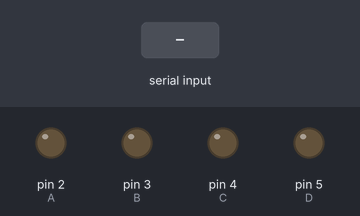
Recording of a sketch running on a simulated Arduino Uno, built with avr-gcc and run on an emulated ATmega328P. Parts: output pins drawn as LEDs (lit = HIGH). Inputs (shaded band) come from the test bench. What the sketch prints to the serial monitor is not drawn.

Above: at 1.2 s.
1.3 s: byte 2 (2) received over Serial
At 3.8 s:
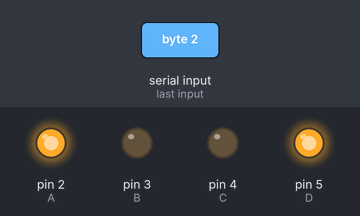
4.3 s: byte 7 (7) received over Serial
At 4.65 s:
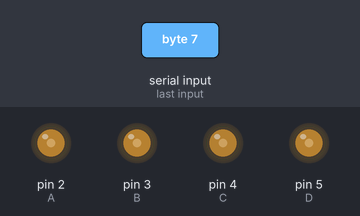
7.3 s: byte 2 (2) received over Serial
At 9.6 s:
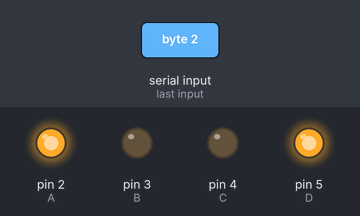
Timing chart, 0 to 11.1 s (numbered marks = the images above; inputs shaded):
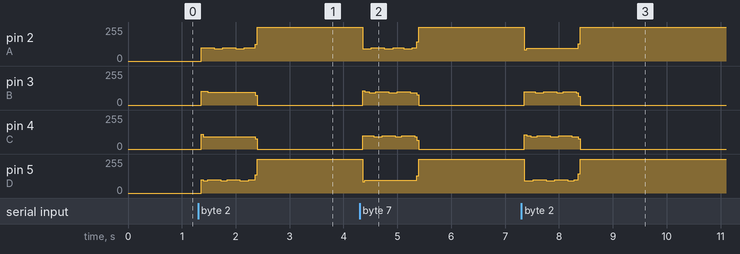

The sketch:

JArduinoBPP.ino
```cpp
#define A 2
#define B 3
#define C 4
#define D 5

int currentPos = 1;

void setup(){
  pinMode(A,OUTPUT);
  pinMode(B,OUTPUT);
  pinMode(C,OUTPUT);
  pinMode(D,OUTPUT);
  Serial.begin(9600);
}

void loop(){
  Serial.println(0);
  if(Serial.available() > 0){
    int doos = Serial.read();
    if(doos > 0 && doos <= 4) {
      box(doos);
    } else if(doos == 5) {
      Serial.println(currentPos);
    } else if(doos == 7) {
      box(1);
    }
  }
 }

 void box(int doos) {
    if(currentPos - doos == -1) {
      turnLeft();
    } else {
      if(currentPos - doos == -2 || currentPos - doos == 2) {
        turnRight(2);
      } else if(currentPos == 4 && doos == 1) {
        turnLeft();
      } else if(currentPos != doos) {
        turnRight(1);
      }
    }
    currentPos = doos;
    Serial.println(6);
 }

void turnRight(int quarters){
  int del = 1;
  for(int i = 1; i <= quarters * 128; i++) {
    write(0, 0, 0, 1);
    delay(del);
    write(0, 0, 1, 1);
    delay(del);
    write(0, 0, 1, 0);
    delay(del);
    write(0, 1, 1, 0);
    delay(del);
    write(0, 1, 0, 0);
    delay(del);
    write(1, 1, 0, 0);
    delay(del);
    write(1, 0, 0, 0);
    delay(del);
    write(1, 0, 0, 1);
    delay(del);
  }
}

void turnLeft() {
  int del = 1;
  for(int i = 1; i <= 128; i++) {
    write(1,0,0,0);
    delay(del);
    write(1,1,0,0);
    delay(del);
    write(0,1,0,0);
    delay(del);
    write(0,1,1,0);
    delay(del);
    write(0,0,1,0);
    delay(del);
    write(0,0,1,1);
    delay(del);
    write(0,0,0,1);
    delay(del);
    write(1,0,0,1);
    delay(del);
  }
}

void write(int a,int b,int c,int d) {
  digitalWrite(A,a);
  digitalWrite(B,b);
  digitalWrite(C,c);
  digitalWrite(D,d);
}
```

Measured:
- after the input at 1.3 s, pin 2 (A): 0/255 → 98/255 after 0.06 s, then repeats every 0.40 s: 92/255 0.16 s, 98/255 0.24 s, until it stays 255/255 from 2.4 s; pin 3 (B): 0/255 → 103/255 after 0.06 s, → 95/255 0.12 s later, → 0/255 0.88 s later; pin 4 (C): 0/255 → 93/255 after 0.06 s, → 0/255 1.0 s later
- after the input at 4.3 s, pin 2 (A): 255/255 → 92/255 after 0.06 s, → 98/255 0.16 s later, → 92/255 0.24 s later, → 98/255 0.16 s later, … (7 changes in this stretch); pin 4 (C): 0/255 → 100/255 after 0.06 s, → 92/255 0.20 s later, → 98/255 0.16 s later, → 92/255 0.24 s later, … (6 changes in this stretch)
- after the input at 7.3 s, pin 2 (A): 255/255 → 97/255 after 0.06 s, → 255/255 1.0 s later; pin 3 (B): 0/255 → 100/255 after 0.06 s, → 92/255 0.20 s later, → 98/255 0.16 s later, → 92/255 0.24 s later, … (6 changes in this stretch)
